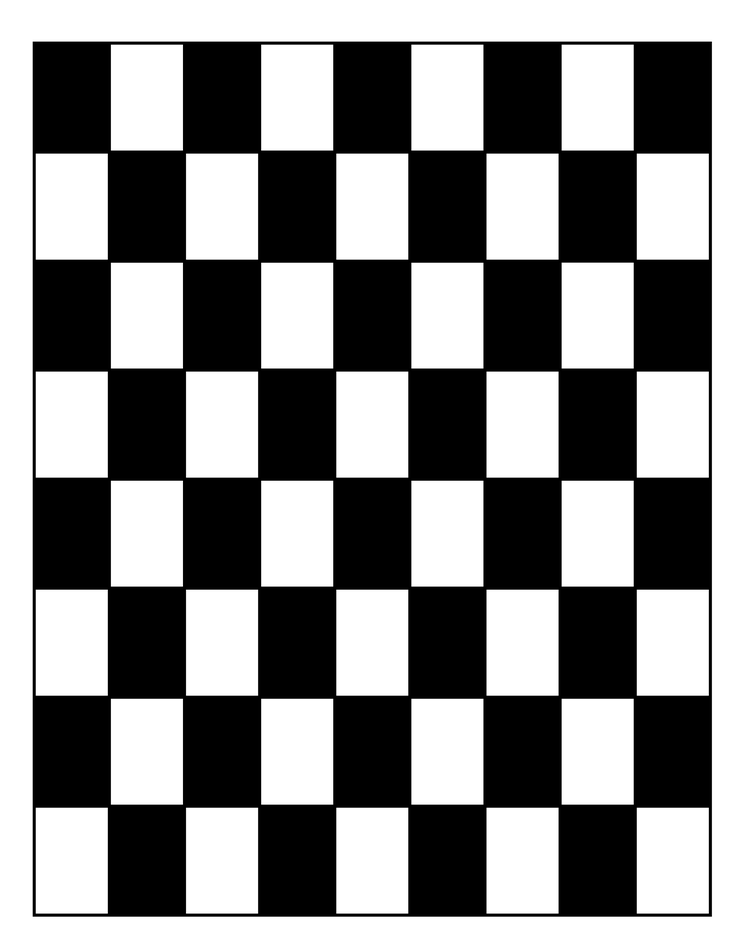
%> input picture 7th_Harris/chess.png, 756 x 934 px, shrunk from 2289 x 2829 before the run
$ octave harris.m   (GNU Octave 9; MATLAB toolbox functions it lacks are replaced by stand-ins)
%> lines starting %> are read from the running program, lines starting %| are printed output that depends on the picture; in (x1, y1, x2, y2) boxes, pixels count from 0 and x2, y2 are one past the last pixel; in counts of white or black regions, pixels touching at a corner belong together; the program's own positions count from 1
% --- Step 1: Load Image ---
clc;
clear;
img_filename = "D:\Sem_3_Lab\CV\7th_Harris\chess.png";
img = imread(img_filename);
%> img is the input picture: size 934x756x3 uint8; min 0, max 255, mean 139.6

% --- Step 2: Grayscale Conversion ---
% The detectHarrisFeatures function requires a grayscale image.
if size(img, 3) == 3
    gray_img = rgb2gray(img);
else
    gray_img = img;
end

% --- Step 3: Harris Corner Detection ---
% Use detectHarrisFeatures to find corners.
% We can adjust 'MinQuality' to control the number of detected corners.
% The output is a cornerPoints object.
corners = detectHarrisFeatures(gray_img, 'MinQuality', 0.01);
%> corners = 148 points; strongest (x, y): (711, 916), (182, 700), (182, 482), (112, 700), (182, 264)

% --- Step 4: Draw Corners on a New Image ---
% Create a copy of the original image to draw on.
img_corners = img;

% Convert the cornerPoints object to a list of coordinates
corner_locations = corners.Location;
%> corner_locations = 148 rows, first 12: [34 43; 35 916; 37 155; 37 259; 37 373; 37 477; 37 591; 37 695; 37 809; 37 913; 107 155; 107 259]

% Use insertShape to draw filled circles on the image.
% [x y radius]
radii = 8;
circle_positions = [corner_locations(:,1), corner_locations(:,2), repmat(radii, size(corner_locations, 1), 1)];
%> circle_positions = 148 rows, first 12: [34 43 8; 35 916 8; 37 155 8; 37 259 8; 37 373 8; 37 477 8; 37 591 8; 37 695 8; 37 809 8; 37 913 8; 107 155 8; 107 259 8]
img_corners = insertShape(img_corners, 'FilledCircle', circle_positions, 'Color', 'red', 'Opacity', 1);
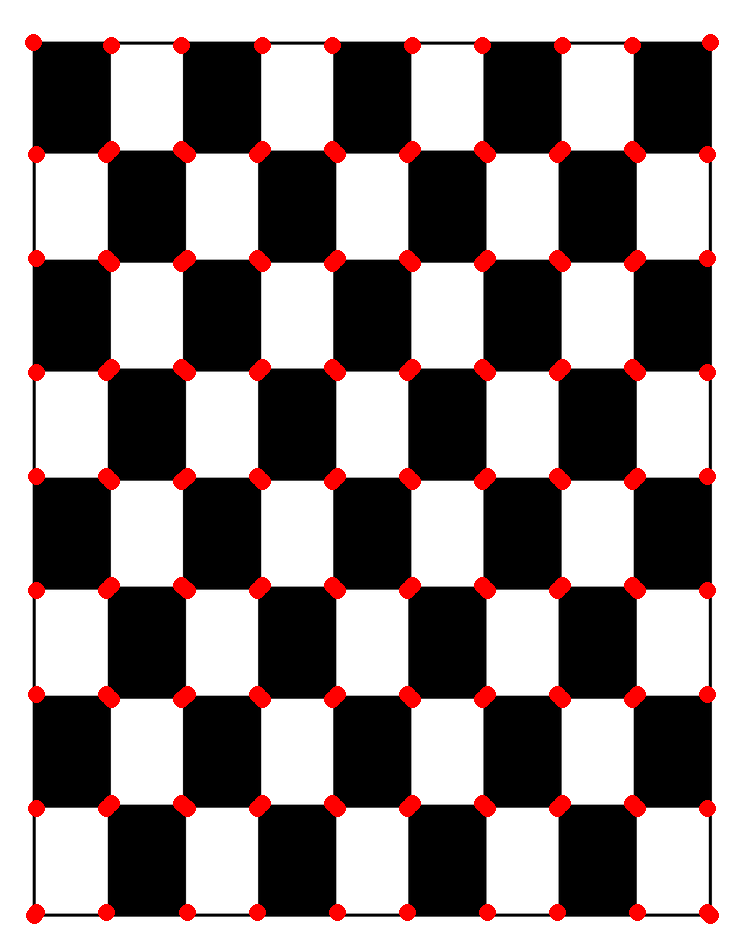
%> img_corners: size 934x756x3 uint8; 3.74% of pixels changed, all inside (x1, y1, x2, y2) = (25, 34, 719, 924)


% --- Step 5: Display Results ---
figure('Name', 'Harris Corner Detection', 'NumberTitle', 'off');

% Subplot 1: Original Image
subplot(1, 2, 1);
imshow(img);
title('Original Image');

% Subplot 2: Harris Corners
subplot(1, 2, 2);
imshow(img_corners);
title('Harris Corners (Large Red)');

% Adjust layout for better display
set(gcf, 'Units', 'Normalized', 'OuterPosition', [0 0 1 1]);
